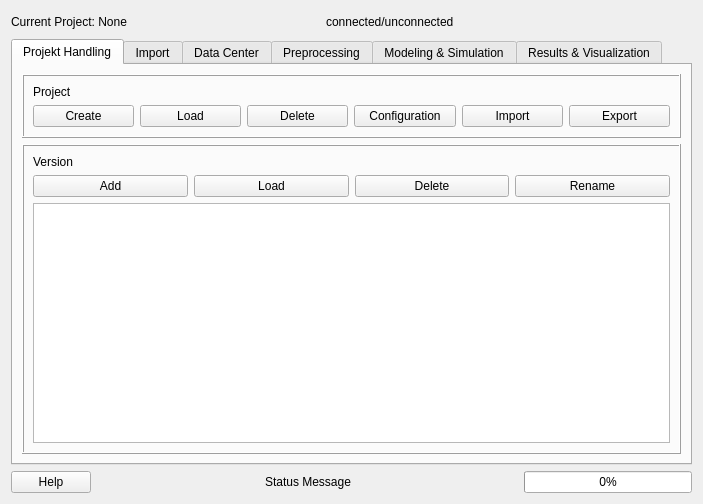
<?xml version="1.0" encoding="UTF-8"?>
<ui version="4.0">
 <class>DistrictsDialogBase</class>
 <widget class="QDialog" name="DistrictsDialogBase">
  <property name="geometry">
   <rect>
    <x>0</x>
    <y>0</y>
    <width>703</width>
    <height>504</height>
   </rect>
  </property>
  <property name="windowTitle">
   <string>Districts</string>
  </property>
  <layout class="QVBoxLayout" name="verticalLayout">
   <item>
    <layout class="QHBoxLayout" name="headerLayout">
     <item>
      <widget class="QLabel" name="projectNameLabel">
       <property name="text">
        <string>Current Project: None</string>
       </property>
       <property name="alignment">
        <set>Qt::AlignmentFlag::AlignVCenter</set>
       </property>
      </widget>
     </item>
     <item>
      <spacer name="horizontalSpacer_2">
       <property name="orientation">
        <enum>Qt::Orientation::Horizontal</enum>
       </property>
       <property name="sizeHint" stdset="0">
        <size>
         <width>40</width>
         <height>20</height>
        </size>
       </property>
      </spacer>
     </item>
     <item>
      <widget class="QLabel" name="connectionStatusIcon">
       <property name="text">
        <string>connected/unconnected</string>
       </property>
       <property name="pixmap">
        <pixmap/>
       </property>
       <property name="alignment">
        <set>Qt::AlignmentFlag::AlignVCenter</set>
       </property>
      </widget>
     </item>
     <item>
      <spacer name="horizontalSpacer">
       <property name="orientation">
        <enum>Qt::Orientation::Horizontal</enum>
       </property>
       <property name="sizeHint" stdset="0">
        <size>
         <width>40</width>
         <height>20</height>
        </size>
       </property>
      </spacer>
     </item>
     <item>
      <widget class="QPushButton" name="settingsButton">
       <property name="icon">
        <iconset>
         <normaloff>icons/settings.png</normaloff>icons/settings.png</iconset>
       </property>
       <property name="flat">
        <bool>true</bool>
       </property>
      </widget>
     </item>
    </layout>
   </item>
   <item>
    <widget class="QTabWidget" name="tabWidget">
     <property name="tabPosition">
      <enum>QTabWidget::TabPosition::North</enum>
     </property>
     <property name="currentIndex">
      <number>0</number>
     </property>
     <widget class="QWidget" name="tab_project_handling">
      <attribute name="title">
       <string>Projekt Handling</string>
      </attribute>
      <layout class="QVBoxLayout" name="layout_project_handling">
       <item>
        <widget class="QFrame" name="frameProject">
         <property name="frameShape">
          <enum>QFrame::Shape::Box</enum>
         </property>
         <property name="frameShadow">
          <enum>QFrame::Shadow::Raised</enum>
         </property>
         <property name="lineWidth">
          <number>1</number>
         </property>
         <property name="midLineWidth">
          <number>0</number>
         </property>
         <layout class="QVBoxLayout" name="verticalLayout_3">
          <item>
           <layout class="QVBoxLayout" name="vLayoutProject">
            <item>
             <widget class="QLabel" name="labelProject">
              <property name="text">
               <string>Project</string>
              </property>
             </widget>
            </item>
            <item>
             <layout class="QHBoxLayout" name="hlLayoutProjektBtn">
              <item>
               <widget class="QPushButton" name="btn_createProject">
                <property name="toolTip">
                 <string>&lt;html&gt;&lt;head/&gt;&lt;body&gt;&lt;p&gt;This button is used to create a new project.&lt;/p&gt;&lt;/body&gt;&lt;/html&gt;</string>
                </property>
                <property name="text">
                 <string>Create</string>
                </property>
               </widget>
              </item>
              <item>
               <widget class="QPushButton" name="btn_loadProject">
                <property name="text">
                 <string>Load</string>
                </property>
               </widget>
              </item>
              <item>
               <widget class="QPushButton" name="btn_deleteProject">
                <property name="text">
                 <string>Delete</string>
                </property>
               </widget>
              </item>
              <item>
               <widget class="QPushButton" name="btn_configProject">
                <property name="text">
                 <string>Configuration</string>
                </property>
               </widget>
              </item>
              <item>
               <widget class="QPushButton" name="btn_importProject">
                <property name="text">
                 <string>Import</string>
                </property>
               </widget>
              </item>
              <item>
               <widget class="QPushButton" name="btn_ExportProject">
                <property name="text">
                 <string>Export</string>
                </property>
               </widget>
              </item>
             </layout>
            </item>
           </layout>
          </item>
         </layout>
        </widget>
       </item>
       <item>
        <widget class="QFrame" name="frameVersion">
         <property name="frameShape">
          <enum>QFrame::Shape::Box</enum>
         </property>
         <property name="frameShadow">
          <enum>QFrame::Shadow::Raised</enum>
         </property>
         <layout class="QVBoxLayout" name="verticalLayout_2">
          <item>
           <layout class="QVBoxLayout" name="vLayoutVersion">
            <item>
             <widget class="QLabel" name="labelVersion">
              <property name="text">
               <string>Version</string>
              </property>
             </widget>
            </item>
            <item>
             <layout class="QHBoxLayout" name="hLayoutVerionBtn">
              <item>
               <widget class="QPushButton" name="btn_addVersion">
                <property name="text">
                 <string>Add</string>
                </property>
               </widget>
              </item>
              <item>
               <widget class="QPushButton" name="btn_loadVersion">
                <property name="text">
                 <string>Load</string>
                </property>
               </widget>
              </item>
              <item>
               <widget class="QPushButton" name="btn_deleteVersion">
                <property name="text">
                 <string>Delete</string>
                </property>
               </widget>
              </item>
              <item>
               <widget class="QPushButton" name="btn_renameVersion">
                <property name="text">
                 <string>Rename</string>
                </property>
               </widget>
              </item>
             </layout>
            </item>
           </layout>
          </item>
          <item>
           <widget class="QTreeView" name="treeViewVersions"/>
          </item>
         </layout>
        </widget>
       </item>
      </layout>
     </widget>
     <widget class="QWidget" name="tab_import">
      <attribute name="title">
       <string>Import</string>
      </attribute>
      <layout class="QVBoxLayout" name="layout_import">
       <item>
        <widget class="QFrame" name="frame">
         <property name="frameShape">
          <enum>QFrame::Shape::StyledPanel</enum>
         </property>
         <property name="frameShadow">
          <enum>QFrame::Shadow::Raised</enum>
         </property>
         <layout class="QVBoxLayout" name="verticalLayout_4">
          <item>
           <widget class="QLabel" name="label">
            <property name="text">
             <string>OpenStreetMap</string>
            </property>
           </widget>
          </item>
          <item>
           <layout class="QVBoxLayout" name="verticalLayout_5">
            <item>
             <widget class="QPushButton" name="pushButton">
              <property name="text">
               <string>Streets</string>
              </property>
             </widget>
            </item>
            <item>
             <widget class="QPushButton" name="pushButton_3">
              <property name="text">
               <string>Buildings</string>
              </property>
             </widget>
            </item>
            <item>
             <widget class="QPushButton" name="pushButton_2">
              <property name="text">
               <string>Elevation data</string>
              </property>
             </widget>
            </item>
           </layout>
          </item>
         </layout>
        </widget>
       </item>
       <item>
        <widget class="QFrame" name="frame_2">
         <property name="frameShape">
          <enum>QFrame::Shape::StyledPanel</enum>
         </property>
         <property name="frameShadow">
          <enum>QFrame::Shadow::Raised</enum>
         </property>
         <layout class="QVBoxLayout" name="verticalLayout_6">
          <item>
           <widget class="QLabel" name="label_2">
            <property name="text">
             <string>Climate</string>
            </property>
           </widget>
          </item>
          <item>
           <widget class="QPushButton" name="pushButton_4">
            <property name="text">
             <string>Climate data</string>
            </property>
           </widget>
          </item>
         </layout>
        </widget>
       </item>
       <item>
        <widget class="QFrame" name="frame_3">
         <property name="frameShape">
          <enum>QFrame::Shape::StyledPanel</enum>
         </property>
         <property name="frameShadow">
          <enum>QFrame::Shadow::Raised</enum>
         </property>
         <layout class="QVBoxLayout" name="verticalLayout_7">
          <item>
           <widget class="QLabel" name="label_3">
            <property name="text">
             <string>Shp &amp; Geopackage data</string>
            </property>
           </widget>
          </item>
          <item>
           <widget class="QPushButton" name="pushButton_5">
            <property name="text">
             <string>Import plant or customer from layer</string>
            </property>
           </widget>
          </item>
          <item>
           <widget class="QPushButton" name="pushButton_6">
            <property name="text">
             <string>Import network topolgy from layer</string>
            </property>
           </widget>
          </item>
         </layout>
        </widget>
       </item>
       <item>
        <widget class="QFrame" name="frame_4">
         <property name="frameShape">
          <enum>QFrame::Shape::StyledPanel</enum>
         </property>
         <property name="frameShadow">
          <enum>QFrame::Shadow::Raised</enum>
         </property>
         <layout class="QVBoxLayout" name="verticalLayout_8">
          <item>
           <widget class="QLabel" name="label_4">
            <property name="text">
             <string>prn data</string>
            </property>
           </widget>
          </item>
          <item>
           <widget class="QPushButton" name="pushButton_7">
            <property name="text">
             <string>Import measurement data</string>
            </property>
           </widget>
          </item>
         </layout>
        </widget>
       </item>
      </layout>
     </widget>
     <widget class="QWidget" name="tab_data_center">
      <attribute name="title">
       <string>Data Center</string>
      </attribute>
      <layout class="QVBoxLayout" name="layout_data_center"/>
     </widget>
     <widget class="QWidget" name="tab_preprocessing">
      <attribute name="title">
       <string>Preprocessing</string>
      </attribute>
      <layout class="QVBoxLayout" name="layout_preprocessing"/>
     </widget>
     <widget class="QWidget" name="tab_modeling_simulation">
      <attribute name="title">
       <string>Modeling &amp;&amp; Simulation</string>
      </attribute>
      <layout class="QVBoxLayout" name="layout_modeling_simulation"/>
     </widget>
     <widget class="QWidget" name="tab_results_visualization">
      <attribute name="title">
       <string>Results &amp;&amp; Visualization</string>
      </attribute>
      <layout class="QVBoxLayout" name="layout_results_visualization"/>
     </widget>
    </widget>
   </item>
   <item>
    <layout class="QHBoxLayout" name="footerLayout">
     <item>
      <widget class="QPushButton" name="helpButton">
       <property name="text">
        <string>Help</string>
       </property>
      </widget>
     </item>
     <item>
      <spacer name="spacerLeft">
       <property name="orientation">
        <enum>Qt::Orientation::Horizontal</enum>
       </property>
       <property name="sizeHint" stdset="0">
        <size>
         <width>40</width>
         <height>20</height>
        </size>
       </property>
      </spacer>
     </item>
     <item>
      <widget class="QLabel" name="statusLabel">
       <property name="text">
        <string>Status Message</string>
       </property>
       <property name="alignment">
        <set>Qt::AlignmentFlag::AlignCenter</set>
       </property>
      </widget>
     </item>
     <item>
      <spacer name="spacerRight">
       <property name="orientation">
        <enum>Qt::Orientation::Horizontal</enum>
       </property>
       <property name="sizeHint" stdset="0">
        <size>
         <width>40</width>
         <height>20</height>
        </size>
       </property>
      </spacer>
     </item>
     <item>
      <widget class="QProgressBar" name="progressBar">
       <property name="minimum">
        <number>0</number>
       </property>
       <property name="maximum">
        <number>100</number>
       </property>
       <property name="value">
        <number>0</number>
       </property>
       <property name="textVisible">
        <bool>true</bool>
       </property>
      </widget>
     </item>
    </layout>
   </item>
  </layout>
 </widget>
 <resources/>
 <connections/>
</ui>
